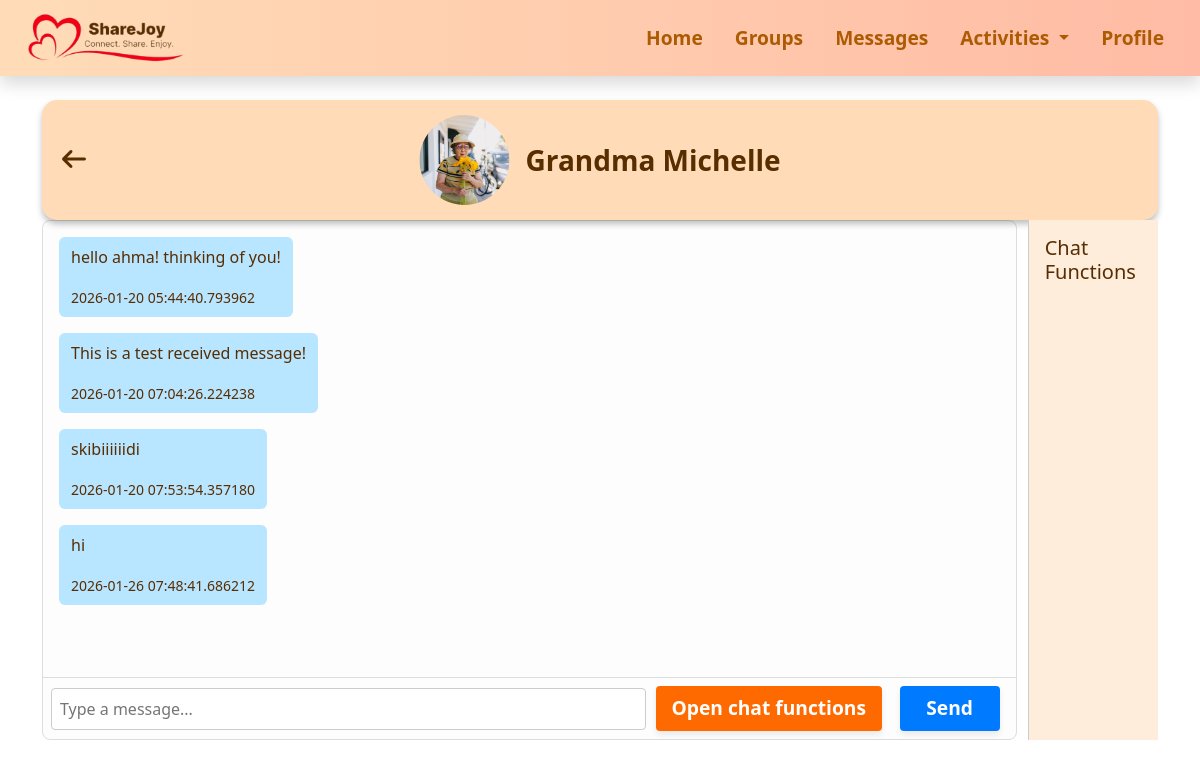
The page /textchat/1 (signed in) on the database its author committed.
### messages.py (models this page shows)
class Contact(db.Model):
    __tablename__ = 'contact'
    id = db.Column(db.Integer, primary_key=True)
    name = db.Column(db.String(35), nullable=False)
    phone = db.Column(db.String(12))
    short_desc = db.Column(db.String(120))
    image_url = db.Column(db.String(200))
    messages = db.relationship("Message", backref="contact", lazy=True)
    chat_group = db.Column(db.String(50))       # e.g. Family, Friends, Work
    message_status = db.Column(db.String(20))   # e.g. Unread, Read, Archived

class Message(db.Model):
    id = db.Column(db.Integer, primary_key=True)
    username = db.Column(db.String(80), nullable=False)
    content = db.Column(db.Text, nullable=False)
    timestamp = db.Column(db.DateTime, default=lambda: datetime.now(pytz.utc) + timedelta(hours=1))
    contact_id = db.Column(db.Integer, db.ForeignKey("contact.id"), nullable=True)

### app.py (the view, shortened to what this page needs)
@app.route("/textchat/<int:contact_id>", methods=["GET", "POST"])
@login_required
def textchat(contact_id):
    contact = Contact.query.get_or_404(contact_id)
    user = get_current_user()  # Ensure this returns the logged-in user
    messages = Message.query.filter_by(contact_id=contact.id).order_by(Message.timestamp.asc()).all()
    return render_template("textchat.html", contact=contact, messages=messages, user=user)

### app.py (called while the page is built)
def login_required(f):
    @wraps(f)
    def decorated_function(*args, **kwargs):
        if 'user_id' not in session:
            flash('Please log in to access this page.', 'error')
            return redirect(url_for('loginpage'))
        return f(*args, **kwargs)
    return decorated_function

def get_current_user():
    if 'user_id' in session:
        return User.query.get(session['user_id'])
    return None

### templates/textchat.html (shortened to what this page needs)
{% extends "base.html" %}
{% block extra_css %}
<link rel="stylesheet" href="{{ url_for('static', filename='css/textchat.css') }}">
{% endblock %}
{% block content %}
<div class="section-box">
  <a href="{{ url_for('messages') }}" class="btn btn-link p-0 back-arrow">
    <i class="fa-solid fa-arrow-left"></i>
  </a>
  <div class="text-pfp-container">
    <img src="{{ url_for('static', filename=(contact.image_url if contact.image_url else 'images/default_pfp.jpg')) }}"
         alt="{{ contact.name }} picture" class="pfp">
    <span class="contact-name fw-semibold">{{ contact.name }}</span>
  </div>
</div>
<div class="chat-wrapper">
  <div class="chat-container" id="chatContainer">
    <div class="messages-area">
      {% for message in messages %}
        <div class="message {% if message.username == user.full_name %}sent{% else %}received{% endif %}">
          <p>{{ message.content }}</p>
          <small>{{ message.timestamp }}</small>
        </div>
      {% endfor %}
    </div>
    <form method="POST" class="input-area">
      <input type="text" name="content" class="message-input" placeholder="Type a message..." required>
      <button type="button" id="togglePaneButton"
              class="chat-tools-btn cta-btn mt-2 mt-md-0 me-0 me-md-2 fw-semibold"
              onclick="togglePane()">Open chat functions</button>
      <button type="submit" class="send-btn cta-btn mt-2 mt-md-0 me-0 me-md-2 fw-semibold">Send</button>
    </form>
  </div>
  <div class="right-pane" id="rightPane">
    <h5>Chat Functions</h5>
  </div>
</div>
{% endblock %}

### templates/base.html (shortened to what this page needs)
<!doctype html>
<html lang="en">
<head>
    <link href="https://cdn.jsdelivr.net/npm/bootstrap@5.3.8/dist/css/bootstrap.min.css" rel="stylesheet">
    <link rel="stylesheet" href="{{ url_for('static', filename='css/navbar.css') }}">
    <link rel="stylesheet" href="{{ url_for('static', filename='css/base.css') }}">
    <link rel="stylesheet" href="https://cdnjs.cloudflare.com/ajax/libs/font-awesome/7.0.1/css/all.min.css">
    {% block extra_css %}{% endblock %}
</head>
<body>
    {% include "navbar.html" %}
    <div class="container mt-4">
        {% block content %}{% endblock %}
    </div>
</body>
</html>

### templates/navbar.html (shortened to what this page needs)
<nav class="navbar navbar-expand-md sticky-top shadow">
    <div class="container-fluid align-items-center">
        <a class="navbar-brand ms-3" href="{{ url_for('home') }}"><img
                src="{{ url_for('static', filename='images/navbar.png') }}" alt="ShareJoy" height="50"></a>
        <div class="collapse navbar-collapse" id="navbarNav">
            <ul class="navbar-nav ms-auto">
                <li class="nav-item">
                    <a class="nav-link me-3 fw-bold {% if request.endpoint == 'home' %}active{% endif %}"
                        href="{{ url_for('home') }}">Home</a>
                </li>
                <li class="nav-item">
                    <a class="nav-link me-3 fw-bold {% if request.endpoint == 'groups' %}active{% endif %}"
                        href="{{ url_for('groups') }}">Groups</a>
                </li>
                <li class="nav-item">
                    <a class="nav-link me-3 fw-bold {% if request.endpoint == 'messages' %}active{% endif %}"
                        href="{{ url_for('messages') }}">Messages</a>
                </li>
                <li class="nav-item dropdown">
                    <a class="nav-link me-3 dropdown-toggle fw-bold {% if request.endpoint in ['activities', 'explore', 'schedule'] %}active{% endif %}"
                        href="#" id="activitiesDropdown" role="button" data-bs-toggle="dropdown">
                        Activities
                    </a>
                </li>
                <li class="nav-item">
                    <a class="nav-link me-3 fw-bold {% if request.endpoint == 'profile' %}active{% endif %}"
                        href="{{ url_for('profile') }}">Profile</a>
                </li>
            </ul>
        </div>
    </div>
</nav>

### static/css/navbar.css (style rules this page uses)
.navbar, .dropdown-menu { background: linear-gradient(90deg, #FFDCB7, #ffbba5); border: none; box-shadow: 0 4px 8px rgba(0, 0, 0, 0.1); }
.navbar .nav-link, .dropdown-item { font-size: 1.2rem; color: #ad5b02; transition: color 0.3s ease, transform 0.3s ease; }

### static/css/base.css (style rules this page uses)
.section-box { width: 100%; min-height: 100px; color: #582D00; background-color: #fff2e6; box-shadow: 0 4px 6px rgba(0, 0, 0, 0.256); padding: 20px 20px 15px 20px; margin: 2rem auto; border-radius: 15px; }
body, input, textarea, .form-label, .formL { color: #582D00 !important; }
.fa-arrow-left { color: #582D00; font-weight: semibold; font-size: 1.5rem; }
.cancelbtn, .dobtn, .cancel-btn, .successbtn, .okbtn, .redbtn, .cta-btn, .search-btn, #toggle-filters, .clearbtn { border: none; box-shadow: 0 4px 6px rgba(0, 0, 0, 0.08); padding: 0.4rem 1rem; border-radius: 10px; font-weight: 600; transition: none; }
.cta-btn { font-size: 1.2rem; padding: 0.8rem 1.4rem; min-width: 100px; border-radius: 10px; }
.cancelbtn, .dobtn, .cancel-btn, .successbtn, .okbtn, .redbtn, .cta-btn, .search-btn, .clearbtn, .join-btn, .maxbtn, .createdbtn, .joined { -webkit-appearance: none; -moz-appearance: none; appearance: none; outline: none !important; border: none !important; }

### static/css/textchat.css (style rules this page uses)
.section-box { position: relative; width: 100%; min-height: 120px; background-color: #FFDCB7; margin: 0; }
.back-arrow { position: absolute; left: 1rem; top: 50%; transform: translateY(-50%); }
.text-pfp-container { position: absolute; left: 50%; top: 50%; transform: translate(-50%, -50%); display: inline-flex; align-items: center; gap: 1rem; }
.pfp { width: 90px; height: 90px; object-fit: cover; border-radius: 50%; }
.contact-name { font-size: 1.75rem; font-weight: bold; margin: 0; white-space: nowrap; }
.chat-container { background: #fdfdfd; border: 1px solid #ddd; border-radius: 8px; display: flex; align-self: flex-start; flex-direction: column; height: 65vh; }
.messages-area { flex: 1; overflow-y: auto; padding: 1rem; }
.message { margin-bottom: 1rem; padding: .5rem .75rem; border-radius: 6px; max-width: fit-content; align-self: flex-end; }
.message.received { background: #B8E5FF; margin-right: auto; text-align: left; }
.input-area { display: flex; align-items: center; gap: 0.5rem; border-top: 1px solid #ddd; padding: 0.5rem; }
.message-input { flex: 1; padding: 0.5rem; border: 1px solid #ccc; border-radius: 4px; }
.cta-btn { padding: .5rem 1rem; border: none; border-radius: 10px; cursor: pointer; white-space: nowrap; margin-left: .1rem; }
.send-btn, #togglePaneButton { padding: 0.5rem 1rem; border: none; border-radius: 4px; cursor: pointer; white-space: nowrap; background: #007bff; color: white; }
.chat-tools-btn { background-color: rgb(255, 106, 0) !important; }
.chat-wrapper { display: flex; width: 100%; height: 65vh; margin: 0; }
.chat-container { flex: 1; display: flex; flex-direction: column; transition: flex 0.3s ease; }
.right-pane { position: relative; margin-left: 1%; flex: 0.1; overflow: visible; transition: flex 0.3s ease; background-color: #ffeddc; border-left: 1px solid #ccc; padding: 1rem; }

### rows shown on the page
Contact: image_url (picture), name "Grandma Michelle"
Message: content "hello ahma! thinking of you!", timestamp "2026-01-20 05:44:40.793962"
Message: content "This is a test received message!", timestamp "2026-01-20 07:04:26.224238"
Message: content "skibiiiiiidi", timestamp "2026-01-20 07:53:54.357180"
Message: content "hi", timestamp "2026-01-26 07:48:41.686212"
